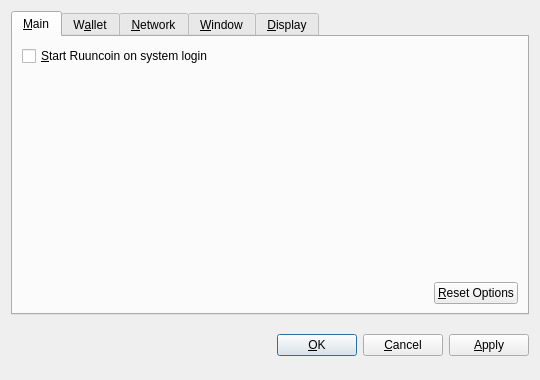
<?xml version="1.0" encoding="UTF-8"?>
<ui version="4.0">
 <class>OptionsDialog</class>
 <widget class="QDialog" name="OptionsDialog">
  <property name="geometry">
   <rect>
    <x>0</x>
    <y>0</y>
    <width>540</width>
    <height>380</height>
   </rect>
  </property>
  <property name="windowTitle">
   <string>Options</string>
  </property>
  <property name="modal">
   <bool>true</bool>
  </property>
  <layout class="QVBoxLayout" name="verticalLayout">
   <item>
    <widget class="QTabWidget" name="tabWidget">
     <property name="tabPosition">
      <enum>QTabWidget::North</enum>
     </property>
     <property name="currentIndex">
      <number>0</number>
     </property>
     <widget class="QWidget" name="tabMain">
      <attribute name="title">
       <string>&amp;Main</string>
      </attribute>
      <layout class="QVBoxLayout" name="verticalLayout_Main">
       <item>
        <widget class="QCheckBox" name="bitcoinAtStartup">
         <property name="toolTip">
          <string>Automatically start Ruuncoin after logging in to the system.</string>
         </property>
         <property name="text">
          <string>&amp;Start Ruuncoin on system login</string>
         </property>
        </widget>
       </item>
       <item>
        <spacer name="verticalSpacer_Main">
         <property name="orientation">
          <enum>Qt::Vertical</enum>
         </property>
         <property name="sizeHint" stdset="0">
          <size>
           <width>20</width>
           <height>40</height>
          </size>
         </property>
        </spacer>
       </item>
       <item>
        <layout class="QHBoxLayout" name="horizontalLayout_2_Main">
         <item>
          <spacer name="horizontalSpacer_2_Main">
           <property name="orientation">
            <enum>Qt::Horizontal</enum>
           </property>
           <property name="sizeHint" stdset="0">
            <size>
             <width>40</width>
             <height>20</height>
            </size>
           </property>
          </spacer>
         </item>
         <item>
          <widget class="QPushButton" name="resetButton">
           <property name="toolTip">
            <string>Reset all client options to default.</string>
           </property>
           <property name="text">
            <string>&amp;Reset Options</string>
           </property>
           <property name="autoDefault">
            <bool>false</bool>
           </property>
          </widget>
         </item>
        </layout>
       </item>
      </layout>
     </widget>
     <widget class="QWidget" name="tabWallet">
      <attribute name="title">
       <string>W&amp;allet</string>
      </attribute>
      <layout class="QVBoxLayout" name="verticalLayout_Network">
       <item>
        <widget class="QLabel" name="transactionFeeInfoLabel">
         <property name="text">
          <string>Optional transaction fee per kB that helps make sure your transactions are processed quickly. Most transactions are 1 kB.</string>
         </property>
         <property name="textFormat">
          <enum>Qt::PlainText</enum>
         </property>
         <property name="wordWrap">
          <bool>true</bool>
         </property>
        </widget>
       </item>
       <item>
        <layout class="QHBoxLayout" name="horizontalLayout_1_Main">
         <item>
          <widget class="QLabel" name="transactionFeeLabel">
           <property name="text">
            <string>Pay transaction &amp;fee</string>
           </property>
           <property name="textFormat">
            <enum>Qt::PlainText</enum>
           </property>
           <property name="buddy">
            <cstring>transactionFee</cstring>
           </property>
          </widget>
         </item>
         <item>
          <widget class="BitcoinAmountField" name="transactionFee"/>
         </item>
         <item>
          <spacer name="horizontalSpacer_1_Main">
           <property name="orientation">
            <enum>Qt::Horizontal</enum>
           </property>
           <property name="sizeHint" stdset="0">
            <size>
             <width>40</width>
             <height>20</height>
            </size>
           </property>
          </spacer>
         </item>
        </layout>
       </item>
       <item>
        <widget class="QLabel" name="label">
         <property name="text">
          <string>If you disable the spending of unconfirmed change, the change from a transaction cannot be used until that transaction has at least one confirmation. This also affects how your balance is computed.</string>
         </property>
         <property name="wordWrap">
          <bool>true</bool>
         </property>
        </widget>
       </item>
       <item>
        <widget class="QCheckBox" name="spendZeroConfChange">
         <property name="text">
          <string>Spend unconfirmed change  (experts only)</string>
         </property>
        </widget>
       </item>
       <item>
        <spacer name="verticalSpacer">
         <property name="orientation">
          <enum>Qt::Vertical</enum>
         </property>
         <property name="sizeHint" stdset="0">
          <size>
           <width>20</width>
           <height>40</height>
          </size>
         </property>
        </spacer>
       </item>
      </layout>
     </widget>
     <widget class="QWidget" name="tabNetwork">
      <attribute name="title">
       <string>&amp;Network</string>
      </attribute>
      <layout class="QVBoxLayout" name="verticalLayout_Network">
       <item>
        <widget class="QCheckBox" name="mapPortUpnp">
         <property name="toolTip">
          <string>Automatically open the Ruuncoin client port on the router. This only works when your router supports UPnP and it is enabled.</string>
         </property>
         <property name="text">
          <string>Map port using &amp;UPnP</string>
         </property>
        </widget>
       </item>
       <item>
        <widget class="QCheckBox" name="connectSocks">
         <property name="toolTip">
          <string>Connect to the Ruuncoin network through a SOCKS proxy (e.g. when connecting through Tor).</string>
         </property>
         <property name="text">
          <string>&amp;Connect through SOCKS proxy:</string>
         </property>
        </widget>
       </item>
       <item>
        <layout class="QHBoxLayout" name="horizontalLayout_Network">
         <item>
          <widget class="QLabel" name="proxyIpLabel">
           <property name="text">
            <string>Proxy &amp;IP:</string>
           </property>
           <property name="textFormat">
            <enum>Qt::PlainText</enum>
           </property>
           <property name="buddy">
            <cstring>proxyIp</cstring>
           </property>
          </widget>
         </item>
         <item>
          <widget class="QValidatedLineEdit" name="proxyIp">
           <property name="maximumSize">
            <size>
             <width>140</width>
             <height>16777215</height>
            </size>
           </property>
           <property name="toolTip">
            <string>IP address of the proxy (e.g. 127.0.0.1)</string>
           </property>
          </widget>
         </item>
         <item>
          <widget class="QLabel" name="proxyPortLabel">
           <property name="text">
            <string>&amp;Port:</string>
           </property>
           <property name="textFormat">
            <enum>Qt::PlainText</enum>
           </property>
           <property name="buddy">
            <cstring>proxyPort</cstring>
           </property>
          </widget>
         </item>
         <item>
          <widget class="QLineEdit" name="proxyPort">
           <property name="maximumSize">
            <size>
             <width>55</width>
             <height>16777215</height>
            </size>
           </property>
           <property name="toolTip">
            <string>Port of the proxy (e.g. 9050)</string>
           </property>
          </widget>
         </item>
         <item>
          <widget class="QLabel" name="socksVersionLabel">
           <property name="text">
            <string>SOCKS &amp;Version:</string>
           </property>
           <property name="textFormat">
            <enum>Qt::PlainText</enum>
           </property>
           <property name="buddy">
            <cstring>socksVersion</cstring>
           </property>
          </widget>
         </item>
         <item>
          <widget class="QValueComboBox" name="socksVersion">
           <property name="toolTip">
            <string>SOCKS version of the proxy (e.g. 5)</string>
           </property>
          </widget>
         </item>
         <item>
          <spacer name="horizontalSpacer_Network">
           <property name="orientation">
            <enum>Qt::Horizontal</enum>
           </property>
           <property name="sizeHint" stdset="0">
            <size>
             <width>40</width>
             <height>20</height>
            </size>
           </property>
          </spacer>
         </item>
        </layout>
       </item>
       <item>
        <spacer name="verticalSpacer_Network">
         <property name="orientation">
          <enum>Qt::Vertical</enum>
         </property>
         <property name="sizeHint" stdset="0">
          <size>
           <width>20</width>
           <height>40</height>
          </size>
         </property>
        </spacer>
       </item>
      </layout>
     </widget>
     <widget class="QWidget" name="tabWindow">
      <attribute name="title">
       <string>&amp;Window</string>
      </attribute>
      <layout class="QVBoxLayout" name="verticalLayout_Window">
       <item>
        <widget class="QCheckBox" name="minimizeToTray">
         <property name="toolTip">
          <string>Show only a tray icon after minimizing the window.</string>
         </property>
         <property name="text">
          <string>&amp;Minimize to the tray instead of the taskbar</string>
         </property>
        </widget>
       </item>
       <item>
        <widget class="QCheckBox" name="minimizeOnClose">
         <property name="toolTip">
          <string>Minimize instead of exit the application when the window is closed. When this option is enabled, the application will be closed only after selecting Quit in the menu.</string>
         </property>
         <property name="text">
          <string>M&amp;inimize on close</string>
         </property>
        </widget>
       </item>
       <item>
        <spacer name="verticalSpacer_Window">
         <property name="orientation">
          <enum>Qt::Vertical</enum>
         </property>
         <property name="sizeHint" stdset="0">
          <size>
           <width>20</width>
           <height>40</height>
          </size>
         </property>
        </spacer>
       </item>
      </layout>
     </widget>
     <widget class="QWidget" name="tabDisplay">
      <attribute name="title">
       <string>&amp;Display</string>
      </attribute>
      <layout class="QVBoxLayout" name="verticalLayout_Display">
       <item>
        <layout class="QHBoxLayout" name="horizontalLayout_1_Display">
         <item>
          <widget class="QLabel" name="langLabel">
           <property name="text">
            <string>User Interface &amp;language:</string>
           </property>
           <property name="textFormat">
            <enum>Qt::PlainText</enum>
           </property>
           <property name="buddy">
            <cstring>lang</cstring>
           </property>
          </widget>
         </item>
         <item>
          <widget class="QValueComboBox" name="lang">
           <property name="toolTip">
            <string>The user interface language can be set here. This setting will take effect after restarting Ruuncoin.</string>
           </property>
          </widget>
         </item>
        </layout>
       </item>
       <item>
        <layout class="QHBoxLayout" name="horizontalLayout_2_Display">
         <item>
          <widget class="QLabel" name="unitLabel">
           <property name="text">
            <string>&amp;Unit to show amounts in:</string>
           </property>
           <property name="textFormat">
            <enum>Qt::PlainText</enum>
           </property>
           <property name="buddy">
            <cstring>unit</cstring>
           </property>
          </widget>
         </item>
         <item>
          <widget class="QValueComboBox" name="unit">
           <property name="toolTip">
            <string>Choose the default subdivision unit to show in the interface and when sending coins.</string>
           </property>
          </widget>
         </item>
        </layout>
       </item>
       <item>
        <widget class="QCheckBox" name="displayAddresses">
         <property name="toolTip">
          <string>Whether to show Ruuncoin addresses in the transaction list or not.</string>
         </property>
         <property name="text">
          <string>&amp;Display addresses in transaction list</string>
         </property>
        </widget>
       </item>
       <item>
        <widget class="QCheckBox" name="coinControlFeatures">
         <property name="toolTip">
          <string>Whether to show coin control features or not.</string>
         </property>
         <property name="text">
          <string>Display coin &amp;control features (experts only!)</string>
         </property>
        </widget>
       </item>
       <item>
        <spacer name="verticalSpacer_Display">
         <property name="orientation">
          <enum>Qt::Vertical</enum>
         </property>
         <property name="sizeHint" stdset="0">
          <size>
           <width>20</width>
           <height>40</height>
          </size>
         </property>
        </spacer>
       </item>
      </layout>
     </widget>
    </widget>
   </item>
   <item>
    <layout class="QHBoxLayout" name="horizontalLayout_Buttons">
     <item>
      <spacer name="horizontalSpacer_1">
       <property name="orientation">
        <enum>Qt::Horizontal</enum>
       </property>
       <property name="sizeHint" stdset="0">
        <size>
         <width>40</width>
         <height>48</height>
        </size>
       </property>
      </spacer>
     </item>
     <item>
      <widget class="QLabel" name="statusLabel">
       <property name="font">
        <font>
         <weight>75</weight>
         <bold>true</bold>
        </font>
       </property>
       <property name="text">
        <string/>
       </property>
       <property name="textFormat">
        <enum>Qt::PlainText</enum>
       </property>
       <property name="wordWrap">
        <bool>true</bool>
       </property>
      </widget>
     </item>
     <item>
      <spacer name="horizontalSpacer_2">
       <property name="orientation">
        <enum>Qt::Horizontal</enum>
       </property>
       <property name="sizeHint" stdset="0">
        <size>
         <width>40</width>
         <height>48</height>
        </size>
       </property>
      </spacer>
     </item>
     <item>
      <widget class="QPushButton" name="okButton">
       <property name="text">
        <string>&amp;OK</string>
       </property>
      </widget>
     </item>
     <item>
      <widget class="QPushButton" name="cancelButton">
       <property name="text">
        <string>&amp;Cancel</string>
       </property>
       <property name="autoDefault">
        <bool>false</bool>
       </property>
      </widget>
     </item>
     <item>
      <widget class="QPushButton" name="applyButton">
       <property name="text">
        <string>&amp;Apply</string>
       </property>
       <property name="autoDefault">
        <bool>false</bool>
       </property>
      </widget>
     </item>
    </layout>
   </item>
  </layout>
 </widget>
 <customwidgets>
  <customwidget>
   <class>BitcoinAmountField</class>
   <extends>QSpinBox</extends>
   <header>bitcoinamountfield.h</header>
  </customwidget>
  <customwidget>
   <class>QValueComboBox</class>
   <extends>QComboBox</extends>
   <header>qvaluecombobox.h</header>
  </customwidget>
  <customwidget>
   <class>QValidatedLineEdit</class>
   <extends>QLineEdit</extends>
   <header>qvalidatedlineedit.h</header>
  </customwidget>
 </customwidgets>
 <resources/>
 <connections/>
</ui>
